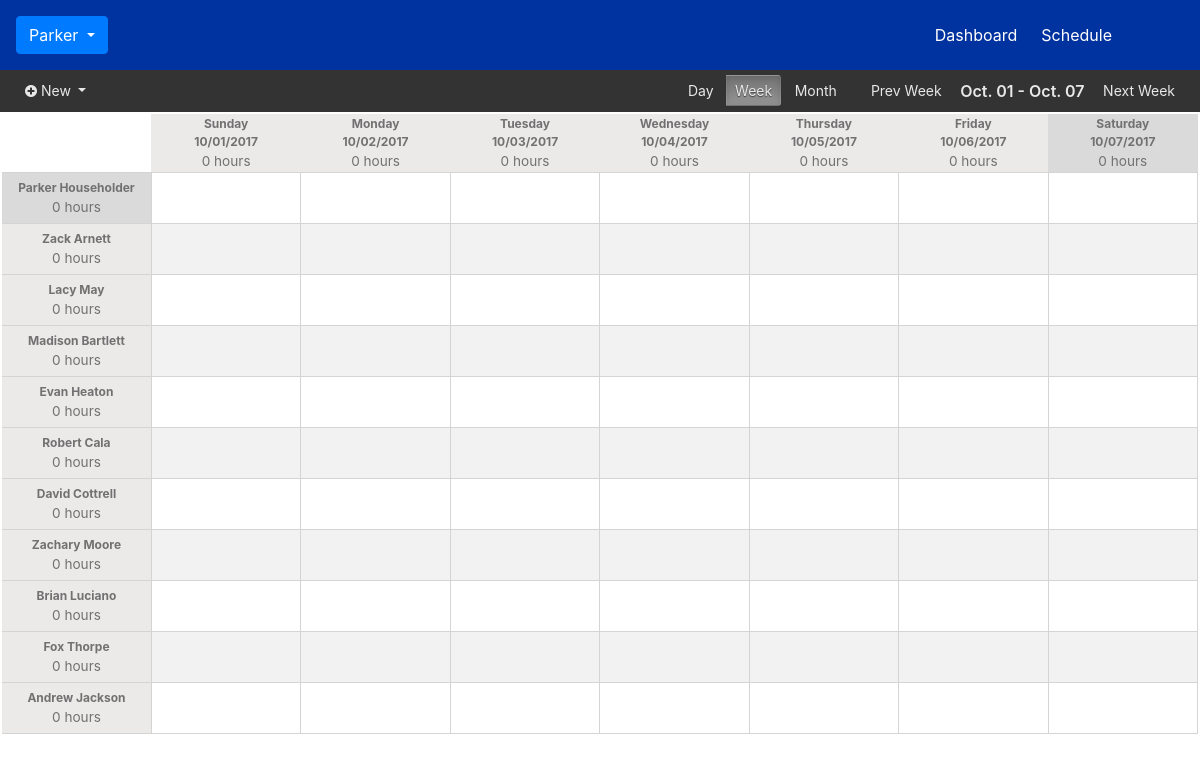
Before: /scheduler.php (signed in) with the older database file.
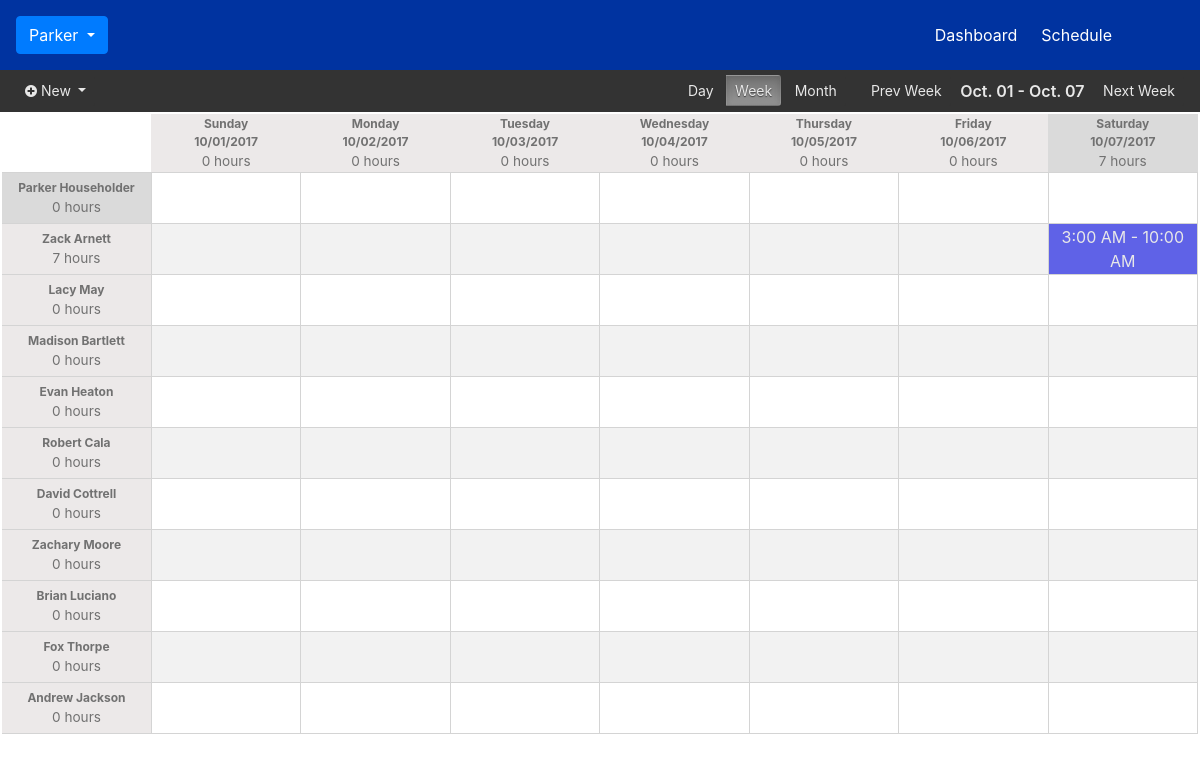
After: the same page with the newer database file.
### tables this page shows
CREATE TABLE EMPLOYEE
(
  employee_id int NOT NULL AUTO_INCREMENT,
  admin_tag int NOT NULL,
  first_name varchar(64) NOT NULL,
  last_name varchar(64) NOT NULL,
  email varchar(128) NOT NULL,
  phone_number varchar(16) NOT NULL,
  dob date NOT NULL,
  username varchar(64) NOT NULL,
  password varchar(64) NOT NULL,
  color varchar(16) NOT NULL,
  PRIMARY KEY (employee_id)
);

CREATE TABLE SHIFT
(
  shift_id int NOT NULL AUTO_INCREMENT,
  employee_id int NOT NULL,
  shift_date date NOT NULL,
  start_time time NOT NULL,
  end_time time NOT NULL,
  PRIMARY KEY (shift_id),
  FOREIGN KEY (employee_id) REFERENCES EMPLOYEE(employee_id)
);

### session.php (called while the page is built, shortened)
<?php
  if($_SESSION['logged_in']){
    $employee_id = $_SESSION['employee_id'];
    $first_name = $_SESSION['first_name'];
    $admin_tag = $_SESSION['admin_tag'];
  }
  else {
    header("location: login.php");
  }
?>

### scheduler.php (the view, shortened to what this page needs)
<!DOCTYPE html>
<html>
  <head>
    <?php include 'session.php'; ?>
    <?php
          if(isset($_GET['week'])) {
            $week = (int) $_GET['week'];
            $weekofmonth = date('w');
            $firstDayofWeek = date('M. d', strtotime('-'.($weekofmonth + (7*($weekofmonth-$week))).' days'));
            $lastDayofWeek = date('M. d', strtotime('-'.($weekofmonth - 6 + (7*($weekofmonth-$week))).' days'));
            $next_week_link = '<a type="button" class="btn btn-default btn-sm control button" href="?week='.($week + 1).'">Next Week</a>';
            $previous_week_link = '<a type="button" class="btn btn-default btn-sm control button" href="?week='.($week - 1).'" class="control button">Prev Week</a>';
            $controls = '<form class="week control-form" method="get">'.$previous_week_link.'  <span class="date-display">'.$firstDayofWeek.' - '.$lastDayofWeek.'</span>   '.$next_week_link.' </form>';
          }
          else {
            $week = (int) date('w');
            $firstDayofWeek = date('M. d', strtotime('-'.($week).' days'));
            $lastDayofWeek = date('M. d', strtotime('-'.($week - 6).' days'));
            $next_week_link = '<a type="button" class="btn btn-default btn-sm control button" href="?week='.($week + 1).'">Next Week</a>';
            $previous_week_link = '<a type="button" class="btn btn-default btn-sm control button" href="?week='.($week - 1).'" class="control button">Prev Week</a>';
            $controls = '<form class="week control-form" method="get">'.$previous_week_link.'  <span class="date-display">'.$firstDayofWeek.' - '.$lastDayofWeek.'</span>   '.$next_week_link.' </form>';
          }
       ?>
    <link rel="stylesheet" href="https://maxcdn.bootstrapcdn.com/bootstrap/4.0.0-beta/css/bootstrap.min.css">
    <link rel="stylesheet" href="fonts/font-awesome/css/font-awesome.min.css">
    <link rel="stylesheet" href="css/main.css">
    <div class="navbar scheduler-navbar">
      <div class="btn-group">
        <button type="button" class="btn btn-primary dropdown-toggle" data-toggle="dropdown" aria-haspopup="true" aria-expanded="false">
          <?php echo $first_name; ?>
        </button>
      </div>
      <ul class="nav navbar-nav">
        <li><a href="home.php">Dashboard</a></li>
        <li><a id="show-scheduler" href="scheduler.php">Schedule</a></li>
      </ul>
    </div>
  </head>
  <body>
    <div id="scheduler">
      <div class="control-bar">
        <?php if($admin_tag == 1) { ?>
        <div class="dropdown new" style="display:inline-block">
          <a class="btn btn-default dropdown-toggle control button btn-sm" type="button" data-toggle="dropdown"><i class="fa fa-plus-circle" aria-hidden="true"></i>&nbsp;New
          <span class="caret"></span></a>
        </div>
        <?php } ?>
        <?php echo $controls; ?>
        <div class="schedule-type">
          <label class="btn btn-default btn-sm control button" for="toggle-off-left" type="button">Day</label>
          <label class="btn btn-default btn-sm control button" for="toggle-on" type="button">Week</label>
          <label class="btn btn-default btn-sm control button" for="toggle-off-right" type="button">Month</label>
        </div>
      </div>
      <?php
        include 'connection.php';
        $employees = $mysqli->query("SELECT * FROM EMPLOYEE");
        $weekofmonth = date('w');
        if(isset($_GET['week']) || !isset($_GET['week']) && !isset($_GET['month']) && !isset($_GET['day'])) { ?>
          <div class="container-fluid week schedule-view" style="padding-left: 2px; padding-right: 2px;">
            <table class="schedule-table">
              <tr class="week-days">
                <th style="background-color: white; vertical-align: bottom;"></th>
                <th id="sunday-header" style="<?php if(date('m/d/Y', strtotime('-'.($weekofmonth + (7*($weekofmonth-$week))).' days')) == date('m/d/Y')) { ?> background-color: #dadada;<?php } ?> ">Sunday<br />
                  <?php echo date('m/d/Y', strtotime('-'.($weekofmonth + (7*($weekofmonth-$week))).' days')); ?><br /><span class='sunday-header employee-hours'><br></span></th>
                <th id="monday-header" style="<?php if(date('m/d/Y', strtotime('-'.($weekofmonth - 1 + (7*($weekofmonth-$week))).' days')) == date('m/d/Y')) { ?> background-color: #dadada;<?php } ?> ">Monday<br />
                  <?php echo date('m/d/Y', strtotime('-'.($weekofmonth-1+ (7*($weekofmonth-$week))).' days')); ?><br /><span class='monday-header employee-hours'><br></span></th>
                <th id="tuesday-header" style="<?php if(date('m/d/Y', strtotime('-'.($weekofmonth - 2 + (7*($weekofmonth-$week))).' days')) == date('m/d/Y')) { ?> background-color: #dadada;<?php } ?> ">Tuesday<br />
                  <?php echo date('m/d/Y', strtotime('-'.($weekofmonth-2+ (7*($weekofmonth-$week))).' days')); ?><br /><span class='tuesday-header employee-hours'><br></span></th>
                <th id="wednesday-header" style="<?php if(date('m/d/Y', strtotime('-'.($weekofmonth - 3 + (7*($weekofmonth-$week))).' days')) == date('m/d/Y')) { ?> background-color: #dadada;<?php } ?> ">Wednesday<br />
                  <?php echo date('m/d/Y', strtotime('-'.($weekofmonth-3+ (7*($weekofmonth-$week))).' days')); ?><br /><span class='wednesday-header employee-hours'><br></span></th>
                <th id="thursday-header" style="<?php if(date('m/d/Y', strtotime('-'.($weekofmonth - 4 + (7*($weekofmonth-$week))).' days')) == date('m/d/Y')) { ?> background-color: #dadada;<?php } ?> ">Thursday<br />
                   <?php echo date('m/d/Y', strtotime('-'.($weekofmonth-4+ (7*($weekofmonth-$week))).' days')); ?><br /><span class='thursday-header employee-hours'><br></span></th>
                <th id="friday-header" style="<?php if(date('m/d/Y', strtotime('-'.($weekofmonth - 5 + (7*($weekofmonth-$week))).' days')) == date('m/d/Y')) { ?> background-color: #dadada;<?php } ?> ">Friday<br />
                  <?php echo date('m/d/Y', strtotime('-'.($weekofmonth-5+ (7*($weekofmonth-$week))).' days')); ?><br /><span class='friday-header employee-hours'><br></span></th>
                <th id="saturday-header" style="<?php if(date('m/d/Y', strtotime('-'.($weekofmonth - 6 + (7*($weekofmonth-$week))).' days')) == date('m/d/Y')) { ?> background-color: #dadada;<?php } ?> ">Saturday<br />
                  <?php echo date('m/d/Y', strtotime('-'.($weekofmonth-6+ (7*($weekofmonth-$week))).' days')); ?><br /><span class='saturday-header employee-hours'><br></span></th>
              </tr>
              <?php
                while($current_row = $employees->fetch_assoc()){  ?>
                  <tr>
                    <th <?php if($current_row['employee_id'] == $employee_id) { echo 'style="background-color: #dadada !important;"'; } ?> id="employee-<?php echo $current_row['employee_id']; ?>-header"><?php echo $current_row['first_name'] . " " . $current_row['last_name']; ?></th>
                      <?php
                      for ($i=0; $i < 7; $i++) {
                        include 'connection.php';
                        $employee_id1 = $current_row['employee_id'];
                        $shift_date = (string) date('Y-m-d', strtotime('-'.($weekofmonth-$i+(7*($weekofmonth-$week))).' days'));
                        $shift = $mysqli->query("SELECT * FROM SHIFT WHERE employee_id = $employee_id1 AND shift_date = '".$shift_date."' ");
                        if($shift->num_rows > 0){
                          while($row = $shift->fetch_assoc()) {?>
                            <td class="shift-block" style="background-color: <?php echo $current_row['color'] ?>">
                              <p>
                                <?php if((int)date('H', strtotime($row['start_time'])) % 12 != 0) { echo (int)date('H', strtotime($row['start_time'])) % 12; } else { echo 12; } echo date(':i A', strtotime($row['start_time'])) ?>
                                  - <?php if((int)date('H', strtotime($row['end_time'])) % 12 != 0) { echo (int)date('H', strtotime($row['end_time'])) % 12; } else { echo 12; } echo date(':i A', strtotime($row['end_time'])); ?>
                              </p>
                            </td>
                            <?php
                          }
                        }
                        else {  ?>
                          <td><?php if($admin_tag == 1) { ?><a class="in-cell-add add-item" data-employee-id="<?php echo $current_row['employee_id']; ?>" data-shift-date="<?php echo $shift_date; ?>" data-toggle="modal" data-target="#AddShift">
                            <i class="fa fa-plus" aria-hidden="true"></i></a><?php } ?></td>
                    <?php
                        }
                      } ?>
                  </tr>
            <?php } ?>
            </table>
        </div>
    <?php }
    ?>
  </body>
</html>

### css/main.css (style rules this page uses)
.navbar { background-color: #0033A0; }
.scheduler-navbar.navbar { padding: 1rem; }
ul.navbar-nav li a { color: white; }
ul.navbar-nav { display: inline; margin-right: 5vw; }
ul.navbar-nav li { float: left; display: inline; padding: 0 1vw; }
.shift-block { position: relative; width: 150px; box-shadow: 1px 1px 2px #333; }
.shift-block p { margin-bottom: 0; }
.shift-block p { color: #e8e8e8; }
.schedule-table { table-layout: fixed; empty-cells: show; width: 100%; }
.schedule-table th, .schedule-table td { border-collapse: collapse; text-align: center; }
.schedule-table th { border-bottom: 1px solid #d4d4d4; background-color: #ece9e9; color: #717171; font-size: 1vw; }
.schedule-table td { border: 1px solid #d4d4d4; height: 3rem; color: #e8e8e8; font-size: 1rem; }
.schedule-table tr:nth-child(odd) { background-color: #f2f2f2; }
.employee-hours { font-weight: 400; font-size: .85rem; }
a.control.button { text-decoration: none; color: #e8e8e8; background-color: #333; }
.dropdown.new { padding-bottom: 5px; margin-top: 5px; padding-left: 1rem; }
.control-bar { background-color: #333; height: 42px; }
.control-bar form { display:inline; float:right; margin-top: 5px; padding-right: 1rem; }
.schedule-type { float: right; margin-top: 5px; color: #e8e8e8; padding-right: 1rem; display: inline; }
.schedule-type input[type="radio"].toggle:checked + label { background-image: -moz-linear-gradient(bottom,#969696,#727272) !important; background-image: -webkit-linear-gradient(bottom,#969696,#727272) !important; background-image: -o-linear-gradient(bottom,#969696,#727272) !important; background-image: linear-gradient(to top,#969696,#727272) !important; -webkit-box-shadow: inset 0 1px 6px rgba(41, 41, 41, 0.2),0 1px 2px rgba(0,0,0,0.05); -moz-box-shadow: inset 0 1px 6px 0 rgba(41, 41, 41, 0.2),0 1px 2px rgba(0,0,0,0.05); box-shadow: inset 0 1px 6px rgba(41, 41, 41, 0.2),0 1px 2px rgba(0, 0, 0, 0.05); cursor: default; background-color: inherit; border-color: transparent; text-shadow: 0 1px 1px rgba(40, 40, 40, 0.75); }
.schedule-type input[type="radio"].toggle-left + label { border-right: 0; -webkit-border-top-right-radius: 0; -webkit-border-bottom-right-radius: 0; -moz-border-top-right-radius: 0; -moz-border-bottom-right-radius: 0; border-top-right-radius: 0; border-bottom-right-radius: 0; cursor: pointer; background-color: #333; }
.schedule-type input[type="radio"].toggle-center + label { -webkit-border-top-left-radius: 0; -webkit-border-bottom-left-radius: 0; -moz-border-top-left-radius: 0; -moz-border-bottom-left-radius: 0; cursor: pointer; border-top-left-radius: 0; border-bottom-left-radius: 0; background-color: #333; }
.schedule-type input[type="radio"].toggle-right + label { -webkit-border-top-left-radius: 0; -webkit-border-bottom-left-radius: 0; -moz-border-top-left-radius: 0; -moz-border-bottom-left-radius: 0; cursor: pointer; border-top-left-radius: 0; border-bottom-left-radius: 0; background-color: #333; }
.date-display { color: #e8e8e8; font-weight: 600; padding: 0 5px; vertical-align: middle; }

Changed rows visible on the page:
added shift: start_time "3", start_time ":00 AM", end_time "10", end_time ":00 AM", shown under employee "Zack"
Other visible differences:
text written by a page script: "0 hours" → "7 hours"
